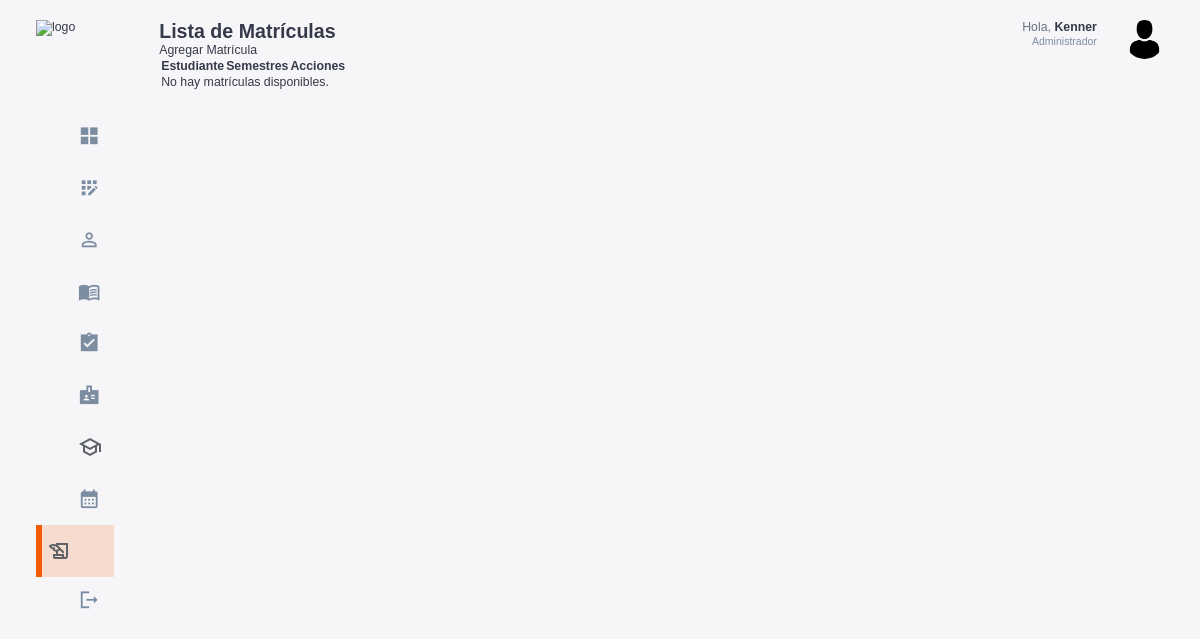
The page /matriculas/matriculas/ (signed in) on the database as committed earlier.
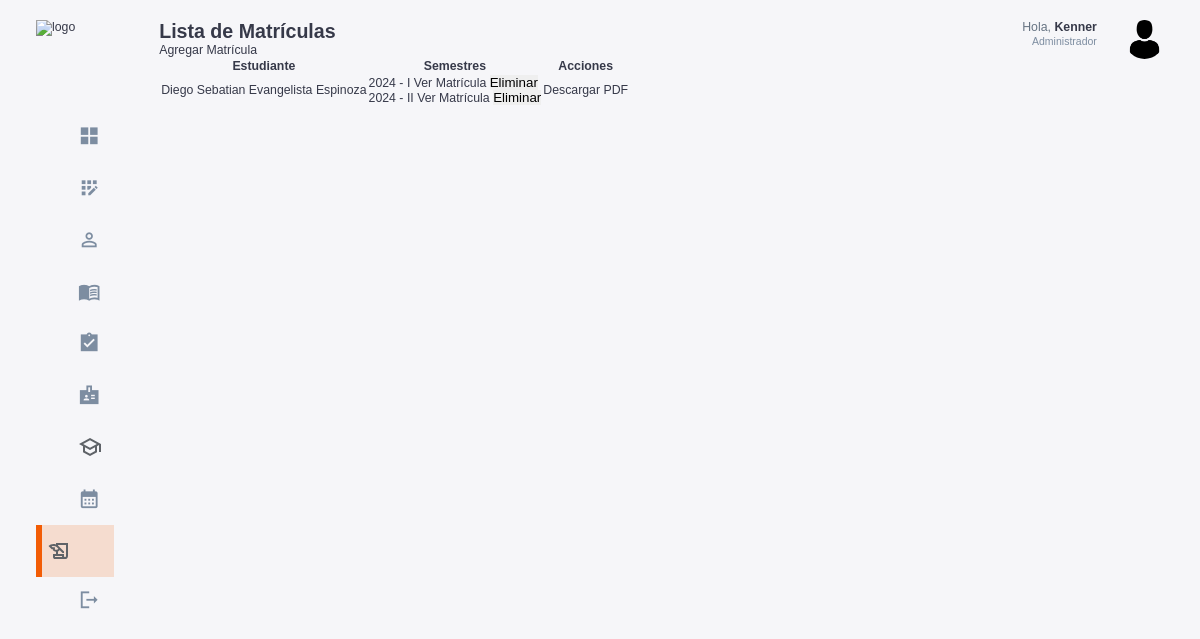
The same page on the database as committed later.
### estudiantes/models.py (models this page shows, shortened)
class InformacionPersonal(models.Model):
    estudiante = models.OneToOneField(Estudiante, on_delete=models.CASCADE)
    dni =  models.CharField(max_length=8,unique= True)
    nombre = models.CharField(max_length=100)
    apellido = models.CharField(max_length=100)
    fecha_nacimiento = models.DateField()

### matriculas/models.py (models this page shows, shortened)
class Matricula(models.Model):
    estudiante = models.ForeignKey(Estudiante, on_delete=models.CASCADE)
    semestre = models.ForeignKey(Semestre, on_delete=models.CASCADE)
    fecha_creacion = models.DateTimeField(default=timezone.now)
    activa = models.BooleanField(default=True)

### semestre/models.py (models this page shows, shortened)
class Semestre(models.Model):
    PERIODO_CHOICES = (
        ('I', 'Primero'),
        ('II', 'Segundo'),
    )
    año = models.PositiveIntegerField()  # Por ejemplo, 2024
    periodo = models.CharField(max_length=2, choices=PERIODO_CHOICES)  # I o II
    fecha_inicio = models.DateField()
    fecha_fin = models.DateField()
    estado = models.BooleanField(default=False)  # Indica si el semestre está activo
    class Meta:
        unique_together = ('año', 'periodo')  # Evita duplicados de año y periodo

### usuarios/decorators.py (the view)
        def _wrapped_view(request, *args, **kwargs):
            if request.user.is_authenticated and (request.user.rol.nombre_rol == role or request.user.rol.is_admin):
                return view_func(request, *args, **kwargs)
            else:
                raise PermissionDenied  # Lanza un error si no tiene el rol correcto

### matriculas/views.py (called while the page is built)
@login_required
@role_required('Administrador')
def listar_matriculas(request):
    matriculas = Matricula.objects.select_related('estudiante', 'semestre').prefetch_related('matriculacurso_set')
    matriculas_info = {}
    for matricula in matriculas:
        estudiante = matricula.estudiante
        info_personal = estudiante.informacionpersonal
        estudiante_nombre = f"{info_personal.nombre} {info_personal.apellido}"
        if estudiante_nombre not in matriculas_info:
            matriculas_info[estudiante_nombre] = {
                'info_personal': info_personal,
                'matriculas': []
            }
        matriculas_info[estudiante_nombre]['matriculas'].append(matricula)
    context = {
        'matriculas_info': matriculas_info
    }
    return render(request, 'matriculas/listar_matriculas.html', context)

### templates/matriculas/listar_matriculas.html (shortened to what this page needs)
{% extends 'base.html' %}
{% block content %}
<h2>Lista de Matrículas</h2>
<a href="{% url 'crear_matricula' %}">Agregar Matrícula</a>
<table>
    <thead>
        <tr>
            <th>Estudiante</th>
            <th>Semestres</th>
            <th>Acciones</th>
        </tr>
    </thead>
    <tbody>
        {% for estudiante, data in matriculas_info.items %}
        <tr>
            <td>{{ data.info_personal.nombre }} {{ data.info_personal.apellido }}</td>
            <td>
                <ul>
                {% for matricula in data.matriculas %}
                    <li>
                        {{ matricula.semestre.año }} - {{ matricula.semestre.periodo }}
                        <a href="{% url 'ver_matricula' matricula.id %}">Ver Matrícula</a>
                        <form method="POST" action="{% url 'eliminar_matricula' matricula.id %}" style="display:inline;">
                            <button type="submit" onclick="return confirm('¿Estás seguro de que deseas eliminar esta matrícula?')">Eliminar</button>
                        </form>
                    </li>
                {% endfor %}
                </ul>
            </td>
            <td>
                <a href="{% url 'descargar_pdf' data.matriculas.0.estudiante.id %}">Descargar PDF</a>
            </td>
        </tr>
        {% empty %}
        <tr>
            <td colspan="3">No hay matrículas disponibles.</td>
        </tr>
        {% endfor %}
    </tbody>
</table>
{% endblock %}

Rows that differ between the two databases and show on the page:
now on this page (row unchanged): InformacionPersonal: info_personal.nombre "Diego Sebatian", info_personal.apellido "Evangelista Espinoza"
added Matricula: semestre.año "2024", semestre.periodo "I"
added Matricula: semestre.año "2024", semestre.periodo "II"
Other text that changed with them:
text no longer shown: "No hay matrículas disponibles."
